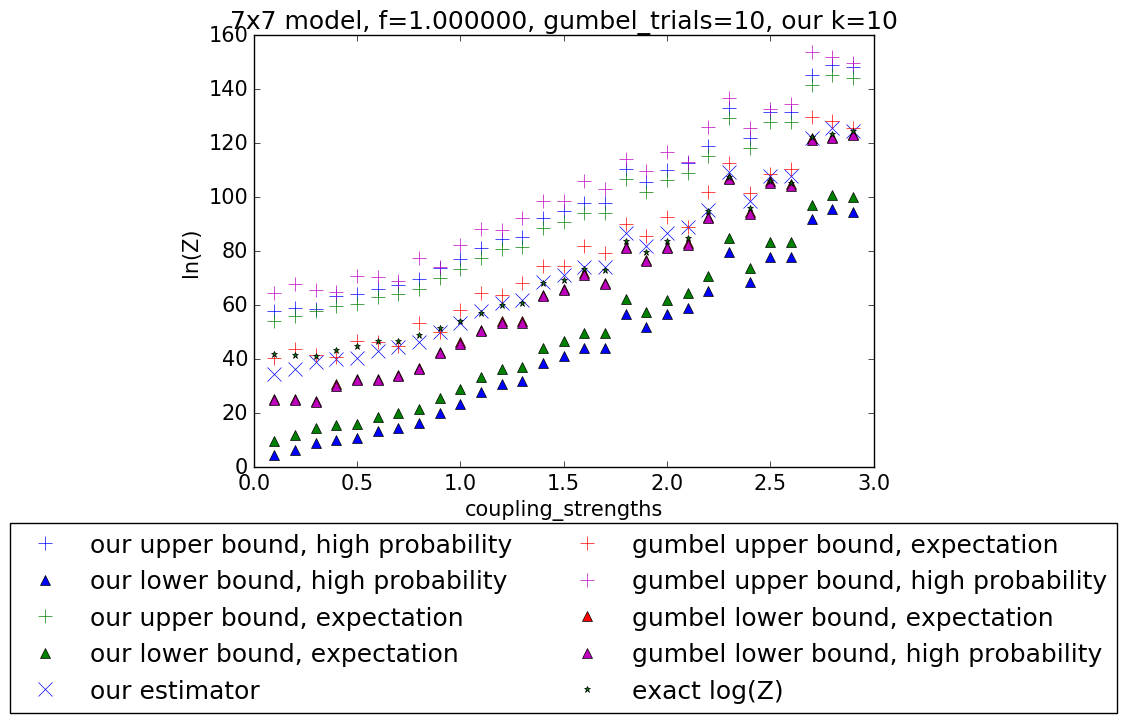

Reproduce this figure in Python.
from __future__ import division
import numpy as np
import maxflow
import matplotlib
matplotlib.use('Agg') #prevent error running remotely
import matplotlib.pyplot as plt
import time

from pgmpy.models import MarkovModel

from pgmpy.inference import BeliefPropagation
from pgmpy.factors.discrete import DiscreteFactor
from itertools import product

from boundZ import lower_bound_Z as gen_lower_bound_Z
from boundZ import upper_bound_Z as gen_upper_bound_Z
from boundZ import calculate_gumbel_slack

#from boundZ import upper_bound_Z_corrected_log_base as gen_upper_bound_Z_corrected
class SG_model:
    def __init__(self, N, f, c, all_weights_1=False):
        '''
        Sample local field parameters and coupling parameters to define a spin glass model
        
        Inputs:
        - N: int, the model will be a grid with shape (NxN)
        - f: float, local field parameters (theta_i) will be drawn uniformly at random
            from [-f, f] for each node in the grid
        - c: float, coupling parameters (theta_ij) will be drawn uniformly at random from
            [0, c) (gumbel paper uses [0,c], but this shouldn't matter) for each edge in 
            the grid
        - all_weights_1: bool, if true return a model with all weights = 1 so Z=2^(N^2)
                               if false return randomly sampled model

        Values defining the spin glass model:
        - lcl_fld_params: array with dimensions (NxN), local field parameters (theta_i)
            that we sampled for each node in the grid 
        - cpl_params_h: array with dimensions (N x N-1), coupling parameters (theta_ij)
            for each horizontal edge in the grid.  cpl_params_h[k,l] corresponds to 
            theta_ij where i is the node indexed by (k,l) and j is the node indexed by
            (k,l+1)
        - cpl_params_v: array with dimensions (N-1 x N), coupling parameters (theta_ij)
            for each vertical edge in the grid.  cpl_params_h[k,l] corresponds to 
            theta_ij where i is the node indexed by (k,l) and j is the node indexed by
            (k+1,l)     
        '''
        self.N = N

        if all_weights_1: #make all weights 1
            #sample local field parameters (theta_i) for each node
            self.lcl_fld_params = np.zeros((N,N))
    
            #sample horizontal coupling parameters (theta_ij) for each horizontal edge
            self.cpl_params_h = np.zeros((N,N-1))
    
            #sample vertical coupling parameters (theta_ij) for each vertical edge
            self.cpl_params_v = np.zeros((N-1,N))

        else: #randomly sample weights
            #sample local field parameters (theta_i) for each node
            self.lcl_fld_params = np.random.uniform(low=-f, high=f, size=(N,N))
    
            #sample horizontal coupling parameters (theta_ij) for each horizontal edge
            self.cpl_params_h = np.random.uniform(low=0.0, high=c, size=(N,N-1))
    
            #sample vertical coupling parameters (theta_ij) for each vertical edge
            self.cpl_params_v = np.random.uniform(low=0.0, high=c, size=(N-1,N))


def spin_glass_perturbed_MAP_state(sg_model, perturb_ones, perturb_zeros, log_base=np.e):
    '''
    Find the MAP state of a perturbed spin glass model using a min-cut/max-flow
    solver.  This method is faster than a MAP solver for a general MRF, but can
    only be used for special cases of MRF's.

    For info about what models can be used see:
    http://www.cs.cornell.edu/~rdz/Papers/KZ-PAMI04.pdf

    For info about transforming the MAP problem into a min-cut problem see:
    https://www.classes.cs.uchicago.edu/archive/2006/fall/35040-1/gps.pdf

    (N is an implicit parameter, the glass spin model has shape (NxN))


    Inputs:
    - sg_model: type SG_model, specifies the spin glass model   
    - perturb_ones: array with dimensions (NxN), specifies a perturbation of each
        node's potential when the node takes the value 1
    - perturb_zeros:  array with dimensions (NxN), specifies a perturbation of each
        node's potential when the node takes the value 0
    - log_base: we're finding max_x {log w(x) + f(x)} where f(x) is some perturbation
        to each state (e.g. <c,x> where c is a random vector or gamma(x) gumbel 
        perturbation).  This specifies the base of the log in the log w(x) term.  
        Should be e for gumbel perturbations and 2 for c in {-1,1}^n perturbations.

    Outputs:
    - map_state: binary array with dimensions (NxN), the state in the spin glass model
        with the largest energy.  map_state[i,j] = 0 means node (i,j) is zero in the
        map state and map_state[i,j] = 1 means node (i,j) is one in the map state
    '''
    N = sg_model.lcl_fld_params.shape[0]
    assert(N == sg_model.lcl_fld_params.shape[1])
    g = maxflow.GraphFloat()
    #Create (NxN) grid of nodes nodes
    nodes = g.add_nodes(N**2)

    #Add single node potentials
    for r in range(N):
        for c in range(N):
#            assert(np.abs(sg_model.lcl_fld_params[r,c]) + sg_model.lcl_fld_params[r,c] +\
#                                    np.abs(perturb_ones[r,c] - perturb_zeros[r,c]) >= 0)
#            assert(np.abs(sg_model.lcl_fld_params[r,c]) - sg_model.lcl_fld_params[r,c] +\
#                                    np.abs(perturb_ones[r,c] - perturb_zeros[r,c]) +\
#                                    perturb_ones[r,c] - perturb_zeros[r,c] >= 0), (np.abs(sg_model.lcl_fld_params[r,c]) - sg_model.lcl_fld_params[r,c] +\
#                                    np.abs(perturb_ones[r,c] - perturb_zeros[r,c]) +\
#                                    perturb_ones[r,c] - perturb_zeros[r,c])
#
#            perturbed_0_potential =2+ np.abs(sg_model.lcl_fld_params[r,c]) + sg_model.lcl_fld_params[r,c] +\
#                                    np.abs(perturb_ones[r,c] - perturb_zeros[r,c])
#            perturbed_1_potential =2+ np.abs(sg_model.lcl_fld_params[r,c]) - sg_model.lcl_fld_params[r,c] +\
#                                    np.abs(perturb_ones[r,c] - perturb_zeros[r,c]) +\
#                                    perturb_ones[r,c] - perturb_zeros[r,c]

            lamda_i = (sg_model.lcl_fld_params[r,c]/np.log(log_base) + perturb_ones[r,c]) \
                    - (-sg_model.lcl_fld_params[r,c]/np.log(log_base) + perturb_zeros[r,c])


            perturbed_0_potential = np.max((0, lamda_i))
            perturbed_1_potential = np.max((0, -lamda_i))

#            g.add_tedge(nodes[r*N + c], perturbed_0_potential, perturbed_1_potential)
            g.add_tedge(nodes[r*N + c], perturbed_1_potential, perturbed_0_potential)

    #Add two node potentials
    edge_count = 0
    for r in range(N):
        for c in range(N):
            #add a horizontal edge
            if c < N-1:
                g.add_edge(nodes[r*N + c], nodes[r*N + c+1], 2*sg_model.cpl_params_h[r,c]/np.log(log_base),
                           2*sg_model.cpl_params_h[r,c]/np.log(log_base))
                edge_count += 1
            #add a vertical edge
            if r < N-1:
                g.add_edge(nodes[r*N + c], nodes[(r+1)*N + c], 2*sg_model.cpl_params_v[r,c]/np.log(log_base),
                           2*sg_model.cpl_params_v[r,c]/np.log(log_base))
                edge_count += 1
    assert(edge_count == 2*N*(N-1))

    #find the maximum flow
    flow = g.maxflow()

    #read out node partitioning for max-flow
    map_state = np.zeros((N,N))
    for r in range(N):
        for c in range(N):
            map_state[r,c] = g.get_segment(nodes[r*N + c])
            assert(map_state[r,c] == 0 or map_state[r,c] == 1)

    return map_state

def calc_perturbed_energy(sg_model, perturb_ones, perturb_zeros, state, log_base=np.e):
    '''
    Compute the perturbed energy of the given state in a spin glass model.  We mean
    {log w(x) + f(x)} for the state x where f(x) is some perturbation, w(x)=Z*p(x), 
    and the log has has the specified base.
    (N is an implicit parameter, the glass spin model has shape (NxN))

    Inputs:
    - sg_model: type SG_model, specifies the spin glass model   
    - perturb_ones: array with dimensions (NxN), specifies a perturbation of each
        node's potential when the node takes the value 1
    - perturb_zeros:  array with dimensions (NxN), specifies a perturbation of each
        node's potential when the node takes the value 0 (really -1)
    - state: binary (0,1) array with dimensions (NxN), we are finding the perturbed
        energy of this particular state. state[i,j] = 0 means node ij takes the value -1,
        state[i,j] = 1 means node ij takes the value 1
    - log_base: we're finding {log w(x) + f(x)} for some value of x, where f(x) is some 
        perturbation (e.g. <c,x> where c is a random vector or gamma(x) gumbel 
        perturbation).  This specifies the base of the log in the log w(x) term.  
        Should be e for gumbel perturbations and 2 for c in {-1,1}^n perturbations.

    Outputs:
    - perturbed_energy: float, the perturbed energy of the specified state in the 
        specified spin glass model
    '''

    N = sg_model.lcl_fld_params.shape[0]
    assert(N == sg_model.lcl_fld_params.shape[1])

    perturbed_energy = 0.0

    #Add single node potential and perturbation contributions
    for r in range(N):
        for c in range(N):
            if state[r,c] == 1:
                perturbed_energy += sg_model.lcl_fld_params[r,c]/np.log(log_base)
                perturbed_energy += perturb_ones[r,c]
            else:
                assert(state[r,c] == 0)
                perturbed_energy -= sg_model.lcl_fld_params[r,c]/np.log(log_base)
                perturbed_energy += perturb_zeros[r,c]

    #Add two node potential contributions
    edge_count = 0
    for r in range(N):
        for c in range(N):
            #from horizontal edge
            if c < N-1:
                perturbed_energy += (sg_model.cpl_params_h[r,c]/np.log(log_base))*(2*state[r,c]-1)*(2*state[r,c+1]-1)
                edge_count += 1
            #from vertical edge
            if r < N-1:
                perturbed_energy += (sg_model.cpl_params_v[r,c]/np.log(log_base))*(2*state[r,c]-1)*(2*state[r+1,c]-1)
                edge_count += 1
    assert(edge_count == 2*N*(N-1))

    return perturbed_energy


def upper_bound_Z_gumbel(sg_model, num_trials):
    '''
    Upper bound the partition function of the specified spin glass model using
    an empircal estimate of the expected maximum energy perturbed with 
    Gumbel noise

    Inputs:
    - sg_model: type SG_model, specifies the spin glass model
    - num_trials: int, estimate the expected perturbed maximum energy as
        the mean over num_trials perturbed maximum energies

    Outputs:
    - upper_bound: type float, upper bound on ln(partition function)
    '''

    N = sg_model.lcl_fld_params.shape[0]
    assert(N == sg_model.lcl_fld_params.shape[1])

    upper_bound = 0.0
    for i in range(num_trials):
        perturb_ones = np.random.gumbel(loc=-np.euler_gamma, scale=1.0, size=(N,N))
        perturb_zeros = np.random.gumbel(loc=-np.euler_gamma, scale=1.0, size=(N,N))
        map_state = spin_glass_perturbed_MAP_state(sg_model, perturb_ones, perturb_zeros)
        cur_perturbed_energy = calc_perturbed_energy(sg_model, perturb_ones, perturb_zeros, map_state)

#####        ########### DEBUGGING ###########
#####        (delta_exp, map_state_debug) = find_MAP_spin_glass(sg_model, perturb_ones, perturb_zeros)
#####        check_delta = np.log(delta_exp)
######        if cur_perturbed_energy != check_delta:
######            print "local field params:"
######            print sg_model.lcl_fld_params
######            print "cpl_params_h"
######            print sg_model.cpl_params_h
######            print "cpl_params_v"
######            print sg_model.cpl_params_v
######
######            print "perturb 1s"
######            print perturb_ones
######
######            print "perturb 0s"
######            print perturb_zeros
#####
#####        assert(np.abs(cur_perturbed_energy - check_delta) < .0001), (cur_perturbed_energy, check_delta, map_state, map_state_debug)
#####        cur_perturbed_energy = check_delta
#####        ########### END DEBUGGING ###########


        upper_bound += cur_perturbed_energy

#    upper_bound = upper_bound/num_trials
    upper_bound = upper_bound/num_trials
    return upper_bound


def estimate_Z_iid_gumbel(sg_model, num_trials):
    '''
    For debugging, generate iid gumbel for every state in the spin glass model
    to estimate the partition function and also compute log(Z) exactly
    '''
    N = sg_model.lcl_fld_params.shape[0]
    assert(N == sg_model.lcl_fld_params.shape[1])
    all_states = [[0, 1] for i in range(N**2)]
    energies = np.zeros(2**(N**2))
    #- state: binary (0,1) array with dimensions (NxN), we are finding the perturbed
    #energy of this particular state. state[i,j] = 0 means node ij takes the value -1,
    #state[i,j] = 1 means node ij takes the value 1
    idx = 0
    print sg_model.lcl_fld_params
    for cur_state in product(*all_states):
        cur_state_array = np.zeros((N,N))
        for r in range(N):
            for c in range(N):
                cur_state_array[r,c] = cur_state[r*N + c]
        cur_energy = calc_perturbed_energy(sg_model, np.zeros((N,N)), np.zeros((N,N)), cur_state_array)

        energies[idx] = cur_energy
        
#        print '-'*30
#        print "idx =", idx
#        print "cur_energy", cur_energy
#        print "energies", energies

        idx += 1

    assert(idx == 2**(N**2))

    exact_log_Z = 0.0
    for cur_energy in energies:
#        print "cur_energy", cur_energy
        exact_log_Z += np.exp(cur_energy)
    exact_log_Z = np.log(exact_log_Z)
#   print exact_log_Z
    lfp = sg_model.lcl_fld_params[0]
#    assert(exact_log_Z == np.log(np.exp(lfp) + np.exp(-lfp))), (exact_log_Z, np.log(np.exp(lfp) + np.exp(-lfp)))
#    assert(exact_log_Z < 1.127 and exact_log_Z > .693), (exact_log_Z, sg_model.lcl_fld_params)
    log_Z_estimates = []
    for itr in range(num_trials):
        cur_gumbel_perturbations = np.random.gumbel(loc=0.0, scale=1.0, size=2**(N**2))
        cur_log_Z_est = np.max(energies+cur_gumbel_perturbations) - np.euler_gamma
        log_Z_estimates.append(cur_log_Z_est)
    return (np.mean(log_Z_estimates), exact_log_Z)


def expanded_spin_glass_perturbed_MAP_state(sg_model, copy_factor, perturb_ones, perturb_zeros):
    '''
    Find the MAP state of an expanded perturbed spin glass model using a min-cut/max-flow
    solver for the Gumbel lower bound on Z.  This method is faster than a MAP solver for a general 
    MRF, but can only be used for special cases of MRF's.

    For info about what models can be used see:
    http://www.cs.cornell.edu/~rdz/Papers/KZ-PAMI04.pdf

    For info about transforming the MAP problem into a min-cut problem see:
    https://www.classes.cs.uchicago.edu/archive/2006/fall/35040-1/gps.pdf

    (N is an implicit parameter, the glass spin model has shape (NxN))


    Inputs:
    - sg_model: type SG_model, specifies the (original, unexpanded) spin glass model
    - copy_factor: int, specifies the number of copies of each variable in the
        expanded model.  We will take the original (N x N) spin glass model and expand it
        to a model with dimensions (copy_factor*N x copy_factor*N), creating copy_factor^2
        copies of each variable
    - perturb_ones: array with dimensions (copy_factor*N x copy_factor*N), specifies a perturbation of each
        node's potential when the node takes the value 1
    - perturb_zeros:  array with dimensions (copy_factor*N x copy_factor*N), specifies a perturbation of each
        node's potential when the node takes the value 0

    Outputs:
    - map_state: binary array with dimensions (copy_factor*N x copy_factor*N), the state in the 
        expanded spin glass model with the largest energy.  map_state[i,j] = 0 means node (i,j) 
        is zero in the map state and map_state[i,j] = 1 means node (i,j) is one in the map state
    '''
    N = sg_model.lcl_fld_params.shape[0]
    assert(N == sg_model.lcl_fld_params.shape[1])
    g = maxflow.GraphFloat()
    #Create (NxN) grid of nodes nodes
    nodes = g.add_nodes((copy_factor*N)**2)

    t0 = time.time()

    #Add single node potentials
    for r in range(N):
        for c in range(N):
            for cpy_idx_r in range(copy_factor):
                for cpy_idx_c in range(copy_factor):
                    lamda_i = (sg_model.lcl_fld_params[r,c] + perturb_ones[cpy_idx_r*N+r, cpy_idx_c*N+c]) \
                            - (-sg_model.lcl_fld_params[r,c] + perturb_zeros[cpy_idx_r*N+r, cpy_idx_c*N+c])


                    perturbed_0_potential = np.max((0, lamda_i))
                    perturbed_1_potential = np.max((0, -lamda_i))

        #            g.add_tedge(nodes[r*N + c], perturbed_0_potential, perturbed_1_potential)
                    g.add_tedge(nodes[(cpy_idx_r*N+r)*copy_factor*N + cpy_idx_c*N+c], perturbed_1_potential, perturbed_0_potential)

    t1 = time.time()
    print "adding single node potentials took:", t1-t0


    #DOUBLE CHECK INDEXING HERE!!
    #Add two node potentials
    edge_count = 0
    for r in range(N):
        for c in range(N):
            for cpy_idx_from_r in range(copy_factor):
                for cpy_idx_from_c in range(copy_factor):
                    for cpy_idx_to_r in range(copy_factor):
                        for cpy_idx_to_c in range(copy_factor):
                            #add a horizontal edge
                            if c < N-1:
                                g.add_edge(nodes[(cpy_idx_from_r*N + r)*copy_factor*N + cpy_idx_from_c*N + c], 
                                           nodes[(cpy_idx_to_r*N + r)*copy_factor*N + cpy_idx_to_c*N + c+1], 2*sg_model.cpl_params_h[r,c], 2*sg_model.cpl_params_h[r,c])
                                edge_count += 1
                            #add a vertical edge
                            if r < N-1:
                                g.add_edge(nodes[(cpy_idx_from_r*N + r)*copy_factor*N + cpy_idx_from_c*N + c], 
                                           nodes[(cpy_idx_to_r*N + r+1)*copy_factor*N + cpy_idx_to_c*N + c], 2*sg_model.cpl_params_v[r,c], 2*sg_model.cpl_params_v[r,c])
                                edge_count += 1
    assert(edge_count == 2*N*(N-1)*copy_factor**4), (edge_count, 2*N*(N-1)*copy_factor**4)

    t2 = time.time()
    print "adding double node potentials took:", t2-t1


    #find the maximum flow
    flow = g.maxflow()

    t3 = time.time()
    print "computing min cut took:", t3-t2


    #read out node partitioning for max-flow
    map_state = np.zeros((copy_factor*N,copy_factor*N))
    for r in range(copy_factor*N):
        for c in range(copy_factor*N):
            map_state[r,c] = g.get_segment(nodes[r*copy_factor*N + c])
            assert(map_state[r,c] == 0 or map_state[r,c] == 1)

    return map_state



def calc_expanded_perturbed_energy(sg_model, copy_factor, perturb_ones, perturb_zeros, state):
    '''
    Compute the perturbed energy of the given state in an expanded spin glass model
    (N is an implicit parameter, the glass spin model has shape (NxN))

    Inputs:
    - sg_model: type SG_model, specifies the spin glass model   
    - copy_factor: int, specifies the number of copies of each variable in the
        expanded model.  The original (N x N) spin glass model has been expanded
        to a model with dimensions (copy_factor*N x copy_factor*N), with copy_factor^2
        copies of each variable    
    - perturb_ones: array with dimensions (copy_factor*N x copy_factor*N), specifies a perturbation of each
        node's potential when the node takes the value 1
    - perturb_zeros:  array with dimensions (copy_factor*N x copy_factor*N), specifies a perturbation of each
        node's potential when the node takes the value 0 (really -1)
    - state: binary (0,1) array with dimensions (copy_factor*N x copy_factor*N), we are finding the perturbed
        energy of this particular state. state[i,j] = 0 means node ij takes the value -1,
        state[i,j] = 1 means node ij takes the value 1

    Outputs:
    - perturbed_energy: float, the perturbed energy of the specified state in the 
        specified spin glass model
    '''

    N = sg_model.lcl_fld_params.shape[0]
    assert(N == sg_model.lcl_fld_params.shape[1])

    single_node_energy_contribution = 0.0

    #Add single node potential and perturbation contributions
    for r in range(N):
        for c in range(N):
            for cpy_idx_r in range(copy_factor):
                for cpy_idx_c in range(copy_factor):
                    if state[r,c] == 1:
                        single_node_energy_contribution += sg_model.lcl_fld_params[r,c]
                        single_node_energy_contribution += perturb_ones[cpy_idx_r*N+r, cpy_idx_c*N+c]

                    else:
                        assert(state[r,c] == 0)
                        single_node_energy_contribution -= sg_model.lcl_fld_params[r,c]
                        single_node_energy_contribution += perturb_zeros[cpy_idx_r*N+r, cpy_idx_c*N+c]
    single_node_energy_contribution/=copy_factor**2
    #Add two node potential contributions
    edge_count = 0


    two_node_energy_contribution = 0.0
    for r in range(N):
        for c in range(N):
            for cpy_idx_from_r in range(copy_factor):
                for cpy_idx_from_c in range(copy_factor):
                    for cpy_idx_to_r in range(copy_factor):
                        for cpy_idx_to_c in range(copy_factor):
                            #from horizontal edge
                            if c < N-1:
#                                g.add_edge(nodes[(cpy_idx_from_r*N + r)*copy_factor*N + cpy_idx_from_c*N + c], 
#                                           nodes[(cpy_idx_to_r*N + r)*copy_factor*N + cpy_idx_to_c*N + c+1], 2*sg_model.cpl_params_h[r,c], 2*sg_model.cpl_params_h[r,c])
                               
                                two_node_energy_contribution += sg_model.cpl_params_h[r,c]\
                                                  *(2*state[cpy_idx_from_r*N + r, cpy_idx_from_c*N + c]-1)\
                                                  *(2*state[cpy_idx_to_r*N + r,cpy_idx_to_c*N + c +1]-1)

                                edge_count += 1
                            #from vertical edge
                            if r < N-1:
#                                g.add_edge(nodes[(cpy_idx_from_r*N + r)*copy_factor*N + cpy_idx_from_c*N + c], 
#                                           nodes[(cpy_idx_to_r*N + r+1)*copy_factor*N + cpy_idx_to_c*N + c], 2*sg_model.cpl_params_v[r,c], 2*sg_model.cpl_params_v[r,c])
                                two_node_energy_contribution += sg_model.cpl_params_v[r,c]\
                                                  *(2*state[cpy_idx_from_r*N + r, cpy_idx_from_c*N + c]-1)\
                                                  *(2*state[cpy_idx_to_r*N + r+1, cpy_idx_to_c*N + c]-1)
                                edge_count += 1

    two_node_energy_contribution/=copy_factor**4

    assert(edge_count == 2*N*(N-1)*copy_factor**4)

################    #divide by product_{i=1}^n M_i
################    #where M_i = copy_factor^2 and n = N^2 
################    print perturbed_energy
################    perturbed_energy /= (copy_factor**2)**(N**2)
################    print perturbed_energy

    perturbed_energy = single_node_energy_contribution + two_node_energy_contribution

    return perturbed_energy

def lower_bound_Z_gumbel(sg_model, copy_factor):
    '''
    lower bound the partition function of the specified spin glass model using
    an empircal estimate of the expected maximum energy perturbed with 
    Gumbel noise, using the copy approach

    Inputs:
    - sg_model: type SG_model, specifies the spin glass model
    - copy_factor: int, specifies the number of copies of each variable in the
        expanded model.  The original (N x N) spin glass model has been expanded
        to a model with dimensions (copy_factor*N x copy_factor*N), with copy_factor^2
        copies of each variable 

    Outputs:
    - lower_bound: type float, lower bound on ln(partition function)
    '''

    N = sg_model.lcl_fld_params.shape[0]
    assert(N == sg_model.lcl_fld_params.shape[1])


    perturb_ones = np.random.gumbel(loc=-np.euler_gamma, scale=1.0, size=(copy_factor*N, copy_factor*N))
    perturb_zeros = np.random.gumbel(loc=-np.euler_gamma, scale=1.0, size=(copy_factor*N, copy_factor*N))

    expanded_map_state = expanded_spin_glass_perturbed_MAP_state(sg_model, copy_factor, perturb_ones, perturb_zeros)
    lower_bound = calc_expanded_perturbed_energy(sg_model, copy_factor, perturb_ones, perturb_zeros, expanded_map_state)

    return lower_bound

def lower_bound_Z_gumbel2(sg_model, num_trials):
    '''
    lower bound the partition function of the specified spin glass model using
    an empircal estimate of the expected maximum energy perturbed with 
    Gumbel noise divided by 1/n

    Inputs:
    - sg_model: type SG_model, specifies the spin glass model
    - num_trials: int, estimate the expected perturbed maximum energy as
        the mean over num_trials perturbed maximum energies


    Outputs:
    - lower_bound: type float, lower bound on ln(partition function)
    '''

    N = sg_model.lcl_fld_params.shape[0]
    assert(N == sg_model.lcl_fld_params.shape[1])

    lower_bound = 0.0
    for i in range(num_trials):
        perturb_ones = np.random.gumbel(loc=-np.euler_gamma, scale=1.0, size=(N,N))/(N**2)
        perturb_zeros = np.random.gumbel(loc=-np.euler_gamma, scale=1.0, size=(N,N))/(N**2)
        map_state = spin_glass_perturbed_MAP_state(sg_model, perturb_ones, perturb_zeros)
        cur_perturbed_energy = calc_perturbed_energy(sg_model, perturb_ones, perturb_zeros, map_state)
        lower_bound += cur_perturbed_energy

#    lower_bound = lower_bound/num_trials
    lower_bound = lower_bound/num_trials
    return lower_bound


def upper_bound_Z_barvinok_k2(sg_model, k_2, log_base, compute_min_weight):
    '''
    Upper bound the partition function of the specified spin glass model using
    vector perturbations (uniform random in {-1,1}^n) inspired by Barvinok

    Inputs:
    - sg_model: type SG_model, specifies the spin glass model
    - k_2: int, take the mean of k_2 solutions to independently perturbed optimization
        problems to tighten the slack term between max and expected max
    - log_base: float.  We will return bounds and an estimator for log(Z) using this base
    - compute_min_weight: bool, should we compute the minimum weight and use to potentially
        improve the bounds?  This cannot be done efficiently in general (I think), here 
        we use a general MAP solver instead of min cut alogirthm

    Outputs:
    - upper_bound: type float, upper bound on ln(partition function)
    '''

    N = sg_model.lcl_fld_params.shape[0]
    assert(N == sg_model.lcl_fld_params.shape[1])

    #we will take the mean of k_2 solutions to independently perturbed optimization
    #problems to tighten the slack term between max and expected max
    deltas = []
    for i in range(k_2):
        random_vec = np.random.rand(N,N)
        for r in range(N):
            for c in range(N):
                if random_vec[r,c] < .5:
                    random_vec[r,c] = -1
                else:
                    random_vec[r,c] = 1


        perturb_ones = random_vec
        perturb_zeros = -1*random_vec
        map_state = spin_glass_perturbed_MAP_state(sg_model, perturb_ones, perturb_zeros, log_base=2)
        cur_delta = calc_perturbed_energy(sg_model, perturb_ones, perturb_zeros, map_state, log_base=2)

##Debuging
#        (check_map_val, check_map_state) = find_MAP_spin_glass(sg_model, perturb_ones, perturb_zeros)
#        assert(np.abs(np.log(check_map_val) - cur_delta)) < .0001, (np.log(check_map_val), cur_delta)
##End debugging

        deltas.append(cur_delta)

    delta_bar = np.mean(deltas)

    total_num_random_vals = N**2

    unperturbed_map_state = spin_glass_perturbed_MAP_state(sg_model, np.zeros((N,N)), np.zeros((N,N)))
    log_w_max = calc_perturbed_energy(sg_model, np.zeros((N,N)), np.zeros((N,N)), unperturbed_map_state)
    w_max = np.exp(log_w_max)
    w_min = None
    if compute_min_weight:
        (w_min, w_min_state) = find_w_min_spin_glass(sg_model)

###############testing
######    print '*'*80
######    (OLD_high_prob_upper_bound_base_e, OLD_expectation_upper_bound_base_e) = gen_upper_bound_Z(delta_bar=delta_bar, \
######        n=total_num_random_vals, k=k_2, log_base=np.e, w_max=w_max, w_min=w_min, verbose=True)
######
######
######    (NEW_rescaled_high_prob_best_upper_bound, NEW_rescaled_expectation_best_upper_bound) = gen_upper_bound_Z_corrected(delta_bar=delta_bar, \
######        n=total_num_random_vals, k=k_2, log_base=np.e, w_max=w_max, w_min=w_min, verbose=True)
######
######
######
######    print "OLD_high_prob_upper_bound_base_e=", OLD_high_prob_upper_bound_base_e
######    print "OLD_expectation_upper_bound_base_e=", OLD_expectation_upper_bound_base_e
######
######    print "NEW_rescaled_high_prob_best_upper_bound =", NEW_rescaled_high_prob_best_upper_bound
######    print "NEW_rescaled_expectation_best_upper_bound =", NEW_rescaled_expectation_best_upper_bound
######
######
######    sleep(3)
###############testing done

    
    (high_prob_upper_bound, expectation_upper_bound) = gen_upper_bound_Z(delta_bar=delta_bar, \
        n=total_num_random_vals, k=k_2, log_base=log_base, w_max=w_max, w_min=w_min, verbose=True)

    (high_prob_lower_bound, expectation_lower_bound) = gen_lower_bound_Z(delta_bar=delta_bar, \
        n=total_num_random_vals, k=k_2, log_base=log_base, w_min=w_min, verbose=True)

    scaled_delta_bar = delta_bar*np.log(2)/np.log(log_base)

    scaled_upper_guess = None

    return (high_prob_lower_bound, expectation_lower_bound, high_prob_upper_bound, expectation_upper_bound, scaled_delta_bar, scaled_upper_guess, log_w_max)





def eval_partition_func_spin_glass(sg_model):
    '''
    
    Inputs:
        -sg_model: type SG_model, the spin glass model whose partition
        function we are evaluating

    Outputs:
        -partition_function: float, the value of the partition function
    '''
    G = MarkovModel()

    #create an NxN grid of nodes
    node_names = ['x%d%d' % (r,c) for r in range(sg_model.N) for c in range(sg_model.N)]
#    print node_names
    G.add_nodes_from(node_names)

    #add an edge between each node and its 4 neighbors, except when the
    #node is on the grid border and has fewer than 4 neighbors
    edges = []
    for r in range(sg_model.N):
        for c in range(sg_model.N):
            if r < sg_model.N-1:
                edges.append(('x%d%d' % (r,c), 'x%d%d' % (r+1,c)))
            if c < sg_model.N-1:
                edges.append(('x%d%d' % (r,c), 'x%d%d' % (r,c+1)))
    assert(len(edges) == 2*sg_model.N*(sg_model.N-1))
#    print edges
#    print "number edges =", len(edges)
    G.add_edges_from(edges) 

    all_factors = []
    #set single variable potentials
    for r in range(sg_model.N):
        for c in range(sg_model.N):
            node_name = 'x%d%d' % (r,c) 
            theta_i = sg_model.lcl_fld_params[r,c]
            factor_vals = np.array([np.exp(-theta_i), np.exp(theta_i)])
            all_factors.append(DiscreteFactor([node_name], cardinality=[2], values=factor_vals))

    #set two variable potentials
    for r in range(sg_model.N):
        for c in range(sg_model.N):
            if r < sg_model.N-1: #vertical edge
                edge_name = ('x%d%d' % (r,c), 'x%d%d' % (r+1,c))
                theta_ij = sg_model.cpl_params_v[r,c]
                factor_vals = np.array([[np.exp( theta_ij), np.exp(-theta_ij)],
                                        [np.exp(-theta_ij), np.exp( theta_ij)]])
                all_factors.append(DiscreteFactor(edge_name, cardinality=[2,2], values=factor_vals))

            if c < sg_model.N-1: #horizontal edge
                edge_name = ('x%d%d' % (r,c), 'x%d%d' % (r,c+1))
                theta_ij = sg_model.cpl_params_h[r,c]
                factor_vals = np.array([[np.exp( theta_ij), np.exp(-theta_ij)],
                                        [np.exp(-theta_ij), np.exp( theta_ij)]])
                all_factors.append(DiscreteFactor(edge_name, cardinality=[2,2], values=factor_vals))


    G.add_factors(*all_factors)
 
    partition_function = get_partition_function_BP(G)
#    assert(np.abs(partition_function - G.get_partition_function()) < .001), (partition_function, G.get_partition_function())

    return partition_function

def find_w_min_spin_glass(sg_model):
    '''
    Find the state with the smallest probability in the specified spin 
    glass model using a general MRF MAP solver 
    Inputs:
        -sg_model: type SG_model, the spin glass model whose smallest weight
            we are finding (of size NxN)

    Outputs:
        -w_min: float, the smallest weight (note: actual weight, NOT log(weight))
        -w_min_state: array (NxN), state with the smallest weight w_min
    '''
    G = MarkovModel()

    #create an NxN grid of nodes
    node_names = ['x%d%d' % (r,c) for r in range(sg_model.N) for c in range(sg_model.N)]
#    print node_names
    G.add_nodes_from(node_names)

    #add an edge between each node and its 4 neighbors, except when the
    #node is on the grid border and has fewer than 4 neighbors
    edges = []
    for r in range(sg_model.N):
        for c in range(sg_model.N):
            if r < sg_model.N-1:
                edges.append(('x%d%d' % (r,c), 'x%d%d' % (r+1,c)))
            if c < sg_model.N-1:
                edges.append(('x%d%d' % (r,c), 'x%d%d' % (r,c+1)))
    assert(len(edges) == 2*sg_model.N*(sg_model.N-1))
#    print edges
#    print "number edges =", len(edges)
    G.add_edges_from(edges) 

    all_factors = []
    #set single variable potentials to inverse of potentials in specified spin glass model
    for r in range(sg_model.N):
        for c in range(sg_model.N):
            node_name = 'x%d%d' % (r,c) 
            theta_i = sg_model.lcl_fld_params[r,c]
            factor_vals = np.array([np.exp(theta_i), np.exp(-theta_i)])
            all_factors.append(DiscreteFactor([node_name], cardinality=[2], values=factor_vals))

    #set two variable potentials to inverse of potentials in specified spin glass model
    for r in range(sg_model.N):
        for c in range(sg_model.N):
            if r < sg_model.N-1: #vertical edge
                edge_name = ('x%d%d' % (r,c), 'x%d%d' % (r+1,c))
                theta_ij = sg_model.cpl_params_v[r,c]
                factor_vals = np.array([[np.exp(-theta_ij), np.exp( theta_ij)],
                                        [np.exp( theta_ij), np.exp(-theta_ij)]])
                all_factors.append(DiscreteFactor(edge_name, cardinality=[2,2], values=factor_vals))

            if c < sg_model.N-1: #horizontal edge
                edge_name = ('x%d%d' % (r,c), 'x%d%d' % (r,c+1))
                theta_ij = sg_model.cpl_params_h[r,c]
                factor_vals = np.array([[np.exp(-theta_ij), np.exp( theta_ij)],
                                        [np.exp( theta_ij), np.exp(-theta_ij)]])
                all_factors.append(DiscreteFactor(edge_name, cardinality=[2,2], values=factor_vals))


    G.add_factors(*all_factors)
 
    #find w_min, or the largest weight in G with inverse potentials from the specified spin glass model
    w_min = 1.0/find_MAP_val(G)
    w_min_state_dict = find_MAP_state(G)
    w_min_state = np.zeros((sg_model.N,sg_model.N))
    for r in range(sg_model.N):
        for c in range(sg_model.N):
            w_min_state[r, c] = w_min_state_dict["x%d%d" % (r, c)]
    return (w_min, w_min_state)

def test_find_w_min_spin_glass():
    '''
    For debugging, check find_w_min_spin_glass is correctly finding w_min and the corresponding state
    on small models
    '''
    N = 4
    sg_model = SG_model(N=N, f=1.0, c=1.5)

    all_states = [[0, 1] for i in range(N**2)]
    energies = np.zeros(2**(N**2))
    #- state: binary (0,1) array with dimensions (NxN), we are finding the perturbed
    #energy of this particular state. state[i,j] = 0 means node ij takes the value -1,
    #state[i,j] = 1 means node ij takes the value 1
    idx = 0

    w_min_explicit = None #will be tuple containing (w_min, w_min_state) that we find by enumeration
    for cur_state in product(*all_states):
        cur_state_array = np.zeros((N,N))
        for r in range(N):
            for c in range(N):
                cur_state_array[r,c] = cur_state[r*N + c]
        cur_energy = calc_perturbed_energy(sg_model, np.zeros((N,N)), np.zeros((N,N)), cur_state_array)

        if w_min_explicit == None:
            w_min_explicit = (np.exp(cur_energy), cur_state_array)
        elif np.exp(cur_energy) < w_min_explicit[0]:
            w_min_explicit = (np.exp(cur_energy), cur_state_array)
        idx += 1

    assert(idx == 2**(N**2))

    (w_min, w_min_state) = find_w_min_spin_glass(sg_model)
    assert(np.abs(w_min - w_min_explicit[0]) < .0001), (w_min, w_min_explicit[0])
    print w_min_state
    print w_min_explicit[1]
    assert(np.all(w_min_state == w_min_explicit[1])), (w_min_state, w_min_explicit[1])
    print "find_w_min_spin_glass found the correct w_min!"



def find_MAP_spin_glass(sg_model, perturb_ones, perturb_zeros):
    '''
    Find the MAP state of the specified perturbed spin glass model using a
    general MRF MAP solver 
    Inputs:
        -sg_model: type SG_model, the spin glass model whose partition
        function we are evaluating
        - perturb_ones: array with dimensions (NxN), specifies a perturbation of each
            node's potential when the node takes the value 1
        - perturb_zeros:  array with dimensions (NxN), specifies a perturbation of each
            node's potential when the node takes the value 0 (really -1)

    Outputs:
WRITE ME

    '''
    G = MarkovModel()

    #create an NxN grid of nodes
    node_names = ['x%d%d' % (r,c) for r in range(sg_model.N) for c in range(sg_model.N)]
#    print node_names
    G.add_nodes_from(node_names)

    #add an edge between each node and its 4 neighbors, except when the
    #node is on the grid border and has fewer than 4 neighbors
    edges = []
    for r in range(sg_model.N):
        for c in range(sg_model.N):
            if r < sg_model.N-1:
                edges.append(('x%d%d' % (r,c), 'x%d%d' % (r+1,c)))
            if c < sg_model.N-1:
                edges.append(('x%d%d' % (r,c), 'x%d%d' % (r,c+1)))
    assert(len(edges) == 2*sg_model.N*(sg_model.N-1))
#    print edges
#    print "number edges =", len(edges)
    G.add_edges_from(edges) 

    all_factors = []
    #set single variable potentials
    for r in range(sg_model.N):
        for c in range(sg_model.N):
            node_name = 'x%d%d' % (r,c) 
            theta_i = sg_model.lcl_fld_params[r,c]
            factor_vals = np.array([np.exp(-theta_i + perturb_zeros[r,c]), np.exp(theta_i + perturb_ones[r,c])])
            all_factors.append(DiscreteFactor([node_name], cardinality=[2], values=factor_vals))

    #set two variable potentials
    for r in range(sg_model.N):
        for c in range(sg_model.N):
            if r < sg_model.N-1: #vertical edge
                edge_name = ('x%d%d' % (r,c), 'x%d%d' % (r+1,c))
                theta_ij = sg_model.cpl_params_v[r,c]
                factor_vals = np.array([[np.exp( theta_ij), np.exp(-theta_ij)],
                                        [np.exp(-theta_ij), np.exp( theta_ij)]])
                all_factors.append(DiscreteFactor(edge_name, cardinality=[2,2], values=factor_vals))

            if c < sg_model.N-1: #horizontal edge
                edge_name = ('x%d%d' % (r,c), 'x%d%d' % (r,c+1))
                theta_ij = sg_model.cpl_params_h[r,c]
                factor_vals = np.array([[np.exp( theta_ij), np.exp(-theta_ij)],
                                        [np.exp(-theta_ij), np.exp( theta_ij)]])
                all_factors.append(DiscreteFactor(edge_name, cardinality=[2,2], values=factor_vals))


    G.add_factors(*all_factors)
 
    map_val = find_MAP_val(G)
    map_state = find_MAP_state(G)
    return (map_val, map_state)

def find_MAP_val(G):
    '''
    Inputs:
    - G: MarkovModel
    '''

    bp = BeliefPropagation(G)
    bp.max_calibrate()
    clique_beliefs = bp.get_clique_beliefs()
    map_val = np.max(clique_beliefs.values()[0].values)
    return map_val


def find_MAP_state(G):
    '''
    Inputs:
    - G: MarkovModel
    '''

    bp = BeliefPropagation(G)
    bp.max_calibrate()
    clique_beliefs = bp.get_clique_beliefs()
    phi_query = bp._query(G.nodes(), operation='maximize')
#    print phi_query
    return phi_query


def get_partition_function_BP(G):
    '''
    Calculate partition function of G using belief propogation

    '''
    bp = BeliefPropagation(G)
    bp.calibrate()
    clique_beliefs = bp.get_clique_beliefs()
    partition_function = np.sum(clique_beliefs.values()[0].values)
    return partition_function


def compare_upper_bounds(N, f, num_gumbel_trials, k_2, gumbel_LB_copy_factor):
    CALC_EXACT_Z = True
    CALC_GUMBEL_LB = True

    print "gumbel_LB_copy_factor =", gumbel_LB_copy_factor
    coupling_strengths = [i/10.0 for i in range(1, 30)]
#    coupling_strengths = [i/10.0 for i in range(1, 10)]
#    coupling_strengths = [i/10.0 for i in range(12, 13)]
#    coupling_strengths = [i/100.0 for i in range(900, 1000)]
#    coupling_strengths = [1]
    expectation_gumbel_UBs = []
    high_prob_gumbel_UBs = []
    gumbel_errors = []
    expectation_gumbel_LBs = []
    high_prob_gumbel_LBs = []

    barvinok_UBs = []
    barvinok_LBs = []

    expectation_barvinok_UBs = []
    expectation_barvinok_LBs = []

    guess_UBs = []

    barvinok_errors = []
    exact_log_Zs = [] #exact values of log(partition function)
    exact_log_Z2s = [] #debug, another list of exact values of log(partition function)

    our_estimators = [] #our estimators, delta_bar, of the partition function

    iid_gumbel_estimates = []

    gumbel_barvinok_diff = []

    log_w_maxs = []

    ##differences between upper and lower bounds on log(Z)
    our_high_prob_bound_width_log_Z = []
    our_expectation_bound_width_log_Z = []
    gumbel_high_prob_bound_width_log_Z = []
    gumbel_expectation_bound_width_log_Z = []

    for (idx, c) in enumerate(coupling_strengths):
        print idx/len(coupling_strengths), 'fraction of the way through'
        sg_model = SG_model(N, f, c, all_weights_1=False)
        gumbel_UB = upper_bound_Z_gumbel(sg_model, num_gumbel_trials)
        expectation_gumbel_UBs.append(gumbel_UB) 
        gumbel_slack = calculate_gumbel_slack(A=N**2, M=num_gumbel_trials, delta=.05)
        high_prob_gumbel_UB = gumbel_UB + gumbel_slack
        high_prob_gumbel_UBs.append(high_prob_gumbel_UB)
        if CALC_GUMBEL_LB:       
#            gumbel_LB = lower_bound_Z_gumbel(sg_model, gumbel_LB_copy_factor)
            gumbel_LB = lower_bound_Z_gumbel2(sg_model, num_gumbel_trials)
            expectation_gumbel_LBs.append(gumbel_LB)

            high_prob_gumbel_LB = gumbel_LB - gumbel_slack/(N**2)
            high_prob_gumbel_LBs.append(high_prob_gumbel_LB)

            gumbel_high_prob_bound_width_log_Z.append(high_prob_gumbel_UB - high_prob_gumbel_LB)
            gumbel_expectation_bound_width_log_Z.append(gumbel_UB - gumbel_LB)

        (high_prob_barvinok_LB, expectation_barvinok_LB, high_prob_barvinok_UB, expectation_barvinok_UB, \
            delta_bar, upper_guess, log_w_max) = upper_bound_Z_barvinok_k2(sg_model, k_2=k_2, log_base=np.e, compute_min_weight=False)
        
        our_estimators.append(delta_bar)

        barvinok_UBs.append(high_prob_barvinok_UB)
        barvinok_LBs.append(max(high_prob_barvinok_LB, log_w_max))
        expectation_barvinok_UBs.append(expectation_barvinok_UB)
        expectation_barvinok_LBs.append(expectation_barvinok_LB)
        our_high_prob_bound_width_log_Z.append(high_prob_barvinok_UB - high_prob_barvinok_LB)
        our_expectation_bound_width_log_Z.append(expectation_barvinok_UB - expectation_barvinok_LB)

        log_w_maxs.append(log_w_max)

        guess_UBs.append(upper_guess)

        gumbel_barvinok_diff.append(gumbel_UB - high_prob_barvinok_UB)

#        (iid_gumbel_estimate, exact_log_Z2) = estimate_Z_iid_gumbel(sg_model, 1000)
#        iid_gumbel_estimates.append(iid_gumbel_estimate)
#        exact_log_Z2s.append(exact_log_Z2)


        if CALC_EXACT_Z:    
            partition_function = eval_partition_func_spin_glass(sg_model)
            exact_log_Zs.append(np.log(partition_function))
    
            gumbel_errors.append(gumbel_UB - np.log(partition_function))
            barvinok_errors.append(high_prob_barvinok_UB - np.log(partition_function))

            print "Z =", partition_function
            print "w_max =", np.exp(log_w_max)
            print "Z/w_max =", partition_function/np.exp(log_w_max)

##########plot HIGH PROBABILITY estimates of log(Z)##########
    fig = plt.figure()
    ax = plt.subplot(111)

    ax.plot(coupling_strengths, barvinok_UBs, ':b+', label=r'$\psi_{UB}$', markersize=15)

    ax.plot(coupling_strengths, our_estimators, 'bx', label=r'$\bar{\delta}_k(w)$', markersize=15)

#    ax.plot(coupling_strengths, guess_UBs, 'm+', label='guess upper', markersize=15)


    ax.plot(coupling_strengths, high_prob_gumbel_UBs, '--r+', label=r'$\theta_{UB}$', markersize=15)
    if CALC_GUMBEL_LB:
        ax.plot(coupling_strengths, high_prob_gumbel_LBs, '--r2', label=r'$\theta_{LB}$', markersize=15)
    if CALC_EXACT_Z:
        ax.plot(coupling_strengths, exact_log_Zs, 'g*', label=r'$\ln(Z)$', markersize=10)

#    ax.plot(coupling_strengths, iid_gumbel_estimates, 'r+', label='iid gumbel estimate')
#    ax.plot(coupling_strengths, exact_log_Z2s, 'gx', label='exact log(Z2)')

    #plot our estimation error and gumbel estimation error
#    ax.plot(coupling_strengths, barvinok_errors, 'bx', label='our error')
#    ax.plot(coupling_strengths, gumbel_errors, 'rx', label='gumbel error')

   #plot difference (gumbel estimate - our estimate)
#    ax.plot(coupling_strengths, gumbel_barvinok_diff, 'bx', label='gumbel_UB - our_UB')
    ax.plot(coupling_strengths, barvinok_LBs, ':b2', label=r'$\psi_{LB}$', markersize=15)

    
    plt.title('High Probability Bounds on Z(w)')
    plt.xlabel('c (Maximum Coupling Parameter)')
    plt.ylabel('ln(Z)')
    #plt.legend()

    #lgd = ax.legend(loc='center left', bbox_to_anchor=(1, 0.5))

    #make the font bigger
    matplotlib.rcParams.update({'font.size': 15})

#    ax.set_xticks(np.arange(0, 1, 0.1))
#    ax.set_yticks(np.arange(0, 1., 0.1))
    plt.grid()

    # Shrink current axis's height by 10% on the bottom
    box = ax.get_position()
    ax.set_position([box.x0, box.y0 + box.height * 0.1,
                     box.width, box.height * 0.9])
    
#    # Put a legend below current axis
#    lgd = ax.legend(loc='upper center', bbox_to_anchor=(0.5, -.1),
#              fancybox=False, shadow=False, ncol=2, numpoints = 1)

    # Put a legend below current axis
    lgd = ax.legend(loc='upper left', fancybox=False, shadow=False, ncol=2, numpoints = 1, labelspacing=0.0001)


    plot_name = 'ising_model_highProb_wmaxLB_%dx%dmodel,gumbel_trials=%d,our_k=%d' % (N, N, num_gumbel_trials, k_2)

    fig.savefig(plot_name, bbox_extra_artists=(lgd,), bbox_inches='tight')    
    plt.close()    # close the figure


##########plot EXPECTATION estimates of log(Z)##########
    fig = plt.figure()
    ax = plt.subplot(111)

    ax.plot(coupling_strengths, expectation_barvinok_UBs, 'g+', label='our UB, expectation', markersize=10)
    ax.plot(coupling_strengths, expectation_barvinok_LBs, 'g^', label='our LB, expectation', markersize=7)

    ax.plot(coupling_strengths, our_estimators, 'bx', label='our estimator', markersize=10)

#    ax.plot(coupling_strengths, guess_UBs, 'm+', label='guess upper', markersize=10)


    ax.plot(coupling_strengths, expectation_gumbel_UBs, 'r+', label='gumbel UB, expectation', markersize=10)
    ax.plot(coupling_strengths, log_w_maxs, 'mx', label='log w_max', markersize=10)
    if CALC_GUMBEL_LB:
        ax.plot(coupling_strengths, expectation_gumbel_LBs, 'r^', label='gumbel LB, expectation', markersize=7)
    if CALC_EXACT_Z:
        ax.plot(coupling_strengths, exact_log_Zs, 'g*', label='exact log(Z)', markersize=5)

#    ax.plot(coupling_strengths, iid_gumbel_estimates, 'r+', label='iid gumbel estimate')
#    ax.plot(coupling_strengths, exact_log_Z2s, 'gx', label='exact log(Z2)')

    #plot our estimation error and gumbel estimation error
#    ax.plot(coupling_strengths, barvinok_errors, 'bx', label='our error')
#    ax.plot(coupling_strengths, gumbel_errors, 'rx', label='gumbel error')

   #plot difference (gumbel estimate - our estimate)
#    ax.plot(coupling_strengths, gumbel_barvinok_diff, 'bx', label='gumbel_UB - our_UB')

    
    plt.title('Expectation Bounds on Z(w)')
    plt.xlabel('c (Maximum Coupling Parameter)')
    plt.ylabel('ln(Z)')
    #plt.legend()

    #lgd = ax.legend(loc='center left', bbox_to_anchor=(1, 0.5))

    #make the font bigger
    matplotlib.rcParams.update({'font.size': 15})

    # Shrink current axis's height by 10% on the bottom
    box = ax.get_position()
    ax.set_position([box.x0, box.y0 + box.height * 0.1,
                     box.width, box.height * 0.9])
    
    # Put a legend below current axis
    lgd = ax.legend(loc='upper center', bbox_to_anchor=(0.5, -.1),
              fancybox=False, shadow=False, ncol=2, numpoints = 1)


    plot_name = 'ising_model_expectation_%dx%dmodel,gumbel_trials=%d,our_k=%d' % (N, N, num_gumbel_trials, k_2)
    fig.savefig(plot_name, bbox_extra_artists=(lgd,), bbox_inches='tight')    
    plt.close()    # close the figure



############Plot gap differences between upper and lower bounds on log(Z)############

    fig = plt.figure()
    ax = plt.subplot(111)


    ax.plot(coupling_strengths, our_high_prob_bound_width_log_Z, 'b+', label='our high probability width', markersize=10)
    ax.plot(coupling_strengths, our_expectation_bound_width_log_Z, 'g+', label='our expectation width', markersize=7)
    ax.plot(coupling_strengths, gumbel_high_prob_bound_width_log_Z, 'm+', label='gumbel high probability width', markersize=10)
    ax.plot(coupling_strengths, gumbel_expectation_bound_width_log_Z, 'r+', label='gumbel expectation width', markersize=7)


    
    plt.title('Bound width on log(Z), %dx%d model, f=%f, gumbel_trials=%d, our k=%d' % (N, N, f, num_gumbel_trials, k_2))
    plt.xlabel('c (Maximum Coupling Parameter)')
    plt.ylabel('UB - LB')
    #plt.legend()

    #lgd = ax.legend(loc='center left', bbox_to_anchor=(1, 0.5))

    #make the font bigger
    matplotlib.rcParams.update({'font.size': 15})

    # Shrink current axis's height by 10% on the bottom
    box = ax.get_position()
    ax.set_position([box.x0, box.y0 + box.height * 0.1,
                     box.width, box.height * 0.9])
    
    # Put a legend below current axis
    lgd = ax.legend(loc='upper center', bbox_to_anchor=(0.5, -.1),
              fancybox=False, shadow=False, ncol=2, numpoints = 1)

    fig.savefig('ising_model_bound_width', bbox_extra_artists=(lgd,), bbox_inches='tight')    
    plt.close()    # close the figure


##########    fig = plt.figure()
##########    ax = plt.subplot(111)
##########
##########    #plot our estimate, gumbel estimate, and exact log(Z)
##########    ax.plot(coupling_strengths, barvinok_UBs, 'bx', label='our upper bound')
##########    ax.plot(coupling_strengths, expectation_gumbel_UBs, 'rx', label='gumbel upper bound')
##########    ax.plot(coupling_strengths, exact_log_Zs, 'g*', label='exact log(Z)')
##########
##########
##########
##########    plt.title('ln(Z) upper bounds')
##########    plt.xlabel('c (Maximum Coupling Parameter)')
##########    plt.ylabel('ln(Z)')
##########    #plt.legend()
##########    lgd = ax.legend(loc='center left', bbox_to_anchor=(1, 0.5))
##########    fig.savefig('CUR_TEST_upper_bounds1', bbox_extra_artists=(lgd,), bbox_inches='tight')    
##########    plt.close()    # close the figure


if __name__=="__main__":
#    for i in range(50):
#        test_find_w_min_spin_glass()


    compare_upper_bounds(N=7, f=1.0, num_gumbel_trials=5, k_2=5, gumbel_LB_copy_factor=10)

#    compare_upper_bounds(N=100, f=1.0, num_gumbel_trials=10, k_2=10, gumbel_LB_copy_factor=70)

#    compare_upper_bounds(100, 1.0, 10)

#    sg_model = SG_model(N=5, f=1.0, c=3.0)
#    print "Z =", eval_partition_func_spin_glass(sg_model)